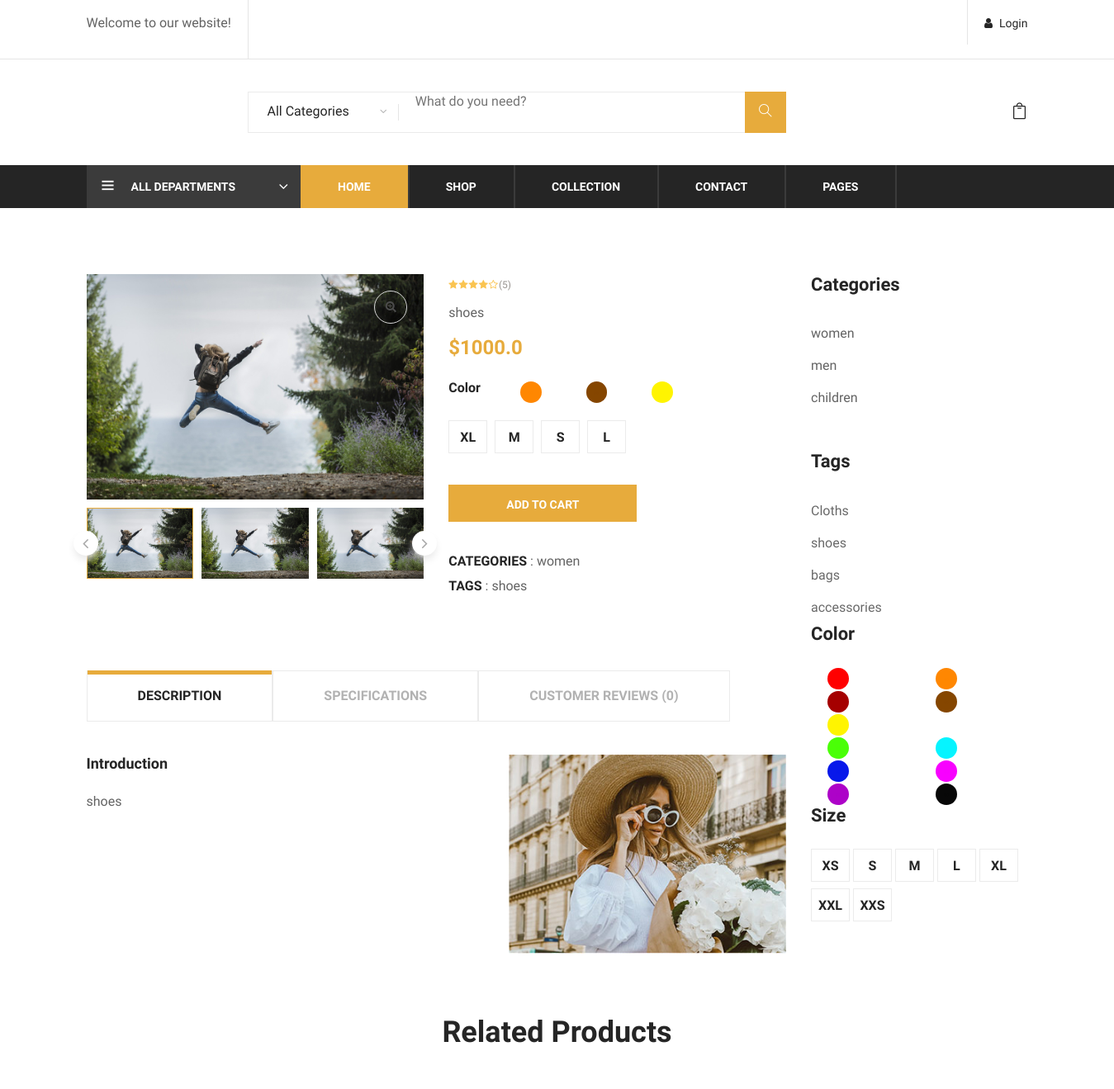
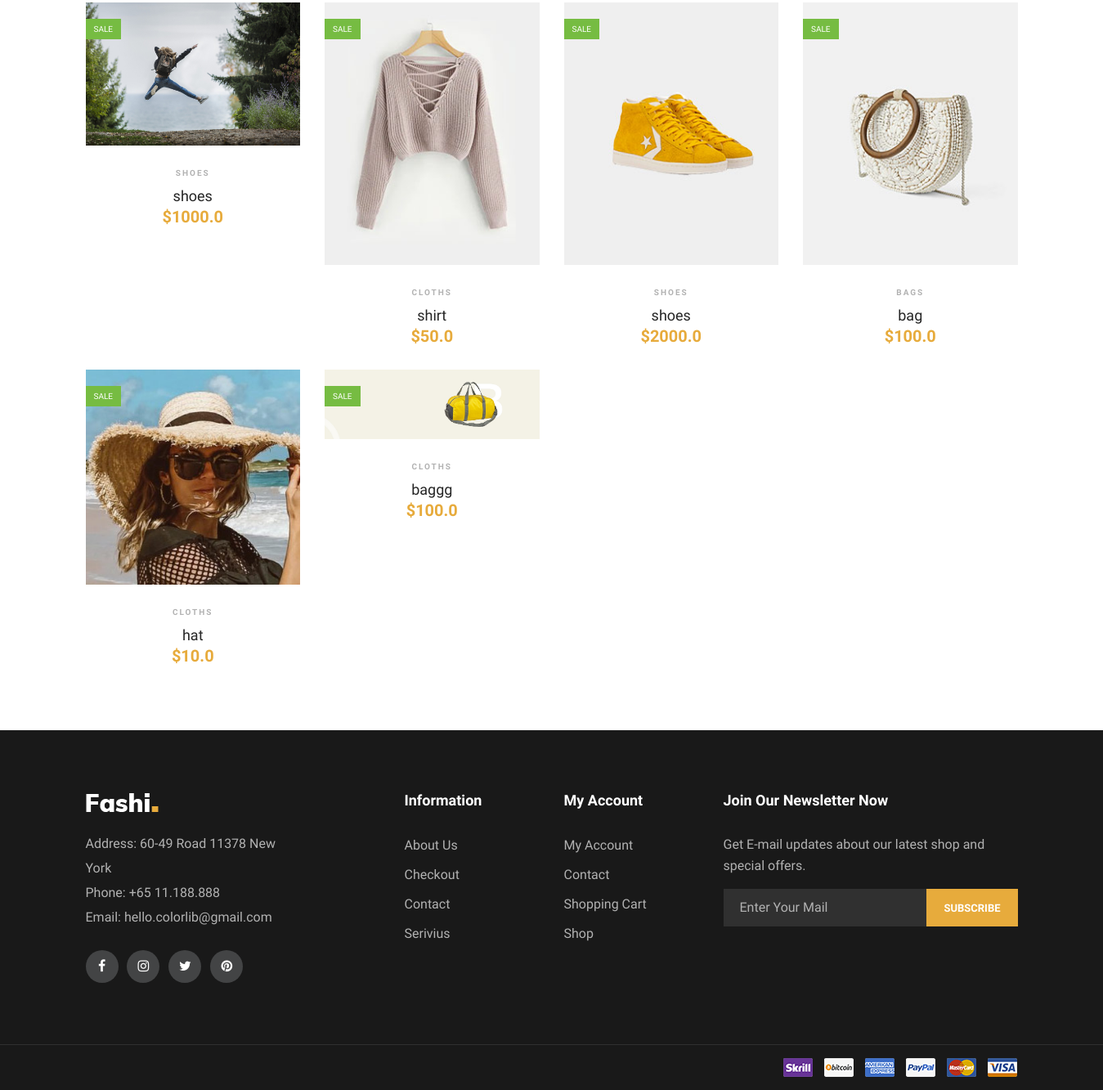
The page /fd2b8478-a4d2-4880-ab66-8c60811c102f/ on the database its author committed (2 pictures, top to bottom).
### products/models.py (models this page shows, shortened)
class Category(models.Model):
    name=models.CharField(max_length=300,null=True)
    image=models.ImageField(upload_to='cat-img/',default='/staticfiles/images/latest-1.jpg',null=True)
    Banner=models.ImageField(upload_to='cat-img/banner/',default='/staticfiles/images/latest-1.jpg',null=True)
    created=models.DateTimeField(auto_now_add=True)
    id=models.UUIDField(default=uuid.uuid4, unique=True, primary_key=True, editable=False)
    def __str__(self):
        return str(self.name)

class Tag(models.Model):
    name=models.CharField(max_length=300,null=True)
    created=models.DateTimeField(auto_now_add=True)
    id=models.UUIDField(default=uuid.uuid4, unique=True, primary_key=True, editable=False)
    def __str__(self):
        return str(self.name)

class Size(models.Model):
    name=models.CharField(max_length=10,null=True)
    created=models.DateTimeField(auto_now_add=True)
    id=models.UUIDField(default=uuid.uuid4 , unique=True, primary_key=True, editable=False)
    def __str__(self):
        return (self.name)

class Product(models.Model):
    owner=models.ForeignKey(Profile,on_delete=models.CASCADE, null=True)
    tag=models.ForeignKey(Tag,null=True,blank=True,on_delete=models.SET_NULL)
    cat=models.ForeignKey(Category,null=True,blank=True,on_delete=models.SET_NULL)
    size=models.ManyToManyField(Size,null=True,blank=True)
    color=models.ManyToManyField(Color,null=True,blank=True)
    name=models.CharField(max_length=300)
    description=models.TextField(null=True,blank=True)
    image=models.ImageField(null=True, blank=True,upload_to='profiles/')
    brand=models.CharField(max_length = 150,null=True,blank=True)
    price=models.FloatField(default=0, null=True, blank=True)
    discount=models.IntegerField(default=0, null=True, blank=True)
    stock=models.IntegerField(default=0, null=True, blank=True)
    vote_total=models.IntegerField(default=0, null=True, blank=True)
    vote_ratio=models.IntegerField(default=0,null=True, blank=True)
    created=models.DateTimeField(auto_now_add=True)
    id=models.UUIDField(default=uuid.uuid4 , unique=True, primary_key=True, editable=False)
    @property
    def imageURL(self):
        try:
            img=self.image.url
        except:
            img=''
        return img

### products/views.py (the view)
# urls.py: path('<str:pk>/',views.getProduct,name='product'),
def getProduct(request,pk):
    page=True
    product=Product.objects.get(id=pk)
    products=Product.objects.all()
    cats=Category.objects.all()
    tags=Tag.objects.all()
    colors=Color.objects.all()
    sizes=Size.objects.all()
    context={'product':product,'cats':cats,'tags':tags,'products':products, 'colors':colors, 'sizes':sizes, 'page':page}
    return render(request,'products/product.html',context)

### products/templates/products/product.html (shortened to what this page needs)
   {% extends 'main.html'%}
   {% block content %}
                <div class="col-lg-9">
                    <div class="row">
                        <div class="col-lg-6">
                            <div class="product-pic-zoom">
                                <img class="product-big-img" src="{{product.imageURL}}" alt="">
                                <div class="zoom-icon">
                                    <i class="fa fa-search-plus"></i>
                                </div>
                            </div>
                            <div class="product-thumbs">
                                <div class="product-thumbs-track ps-slider owl-carousel">
                                    <div class="pt active" data-imgbigurl="img/product-single/product-1.jpg"><img
                                            src="{{product.imageURL}}" alt=""></div>
                                    <div class="pt" data-imgbigurl="img/product-single/product-2.jpg"><img
                                            src="{{product.imageURL}}" alt=""></div>
                                    <div class="pt" data-imgbigurl="img/product-single/product-3.jpg"><img
                                            src="{{product.imageURL}}" alt=""></div>
                                </div>
                            </div>
                        </div>
                        <div class="col-lg-6">
                            <div class="product-details">
                                <div class="pd-rating">
                                    <i class="fa fa-star"></i>
                                    <i class="fa fa-star"></i>
                                    <i class="fa fa-star"></i>
                                    <i class="fa fa-star"></i>
                                    <i class="fa fa-star-o"></i>
                                    <span>(5)</span>
                                </div>
                                <div class="pd-desc">
                                    <p>{{product.description}}</p>
                                    <h4>${{product.price}} </h4>
                                </div>
                                <div class="pd-color">
                                    <h6>Color</h6>
                                    <div class="pd-color-choose">
                                        {% for color in product.color.all %}
                                        <div class="cc-item">
                                            <a href="" style="font-size: 5px;  background-color: {{color.color}};color: {{color.color}};  border-radius:20px; border-color:#504e4d; padding:10px; margin:20px">dd</a>
                                        </div>
                                        {% endfor %}
                                    </div>
                                </div>
                                <div class="pd-size-choose">
                                    {% for size in product.size.all %}
                                    <div class="sc-item">
                                        <label for="{{size.name}}-size">{{size.name}}</label>
                                    </div>
                                    {% endfor %}
                                </div>
                                <div class="quantity">
                                    {% if product.stock > 0 %}
                                    <a href="{% url 'orders' %}?q={{product.id}}" class="primary-btn pd-cart">Add To Cart</a>
                                    {% endif %}
                                </div>
                                <ul class="pd-tags">
                                    <li><span>CATEGORIES</span> : {{product.cat}}</li>
                                    <li><span>TAGS</span> :  {{product.tag}}</li>
                                </ul>
                            </div>
                        </div>
                    </div>
                    <div class="product-tab">
                        <div class="tab-item">
                            <ul class="nav" role="tablist">
                                <li>
                                    <a class="active" data-toggle="tab" href="#tab-1" role="tab">DESCRIPTION</a>
                                </li>
                                <li>
                                    <a data-toggle="tab" href="#tab-2" role="tab">SPECIFICATIONS</a>
                                </li>
                                <li>
                                    <a data-toggle="tab" href="#tab-3" role="tab">Customer Reviews ({{product.review_set.all.count }})</a>
                                </li>
                            </ul>
                        </div>
                        <div class="tab-item-content">
                            <div class="tab-content">
                                <div class="tab-pane fade-in active" id="tab-1" role="tabpanel">
                                    <div class="product-content">
                                        <div class="row">
                                            <div class="col-lg-7">
                                                <h5>Introduction</h5>
                                                <p>{{product.description}} </p>
                                            </div>
                                            <div class="col-lg-5">
                                                <img src="{{product.cat.Banner}}" alt="">
                                            </div>
                                        </div>
                                    </div>
                                </div>
                            </div>
                        </div>
                    </div>
                </div>
            </div>
        </div>
    </section>
       <div class="related-products spad">
        <div class="container">
            <div class="row">
                <div class="col-lg-12">
                    <div class="section-title">
                        <h2>Related Products</h2>
                    </div>
                </div>
            </div>
            <div class="row">
                {% for pt in products %}
                {% if pt.cat.name == product.cat.name or pt.tag.name == product.tag.name %}
                <div class="col-lg-3 col-sm-6">
                    <div class="product-item">
                        <div class="pi-pic">
                            <img src="{{pt.imageURL}}" alt="">
                            <div class="sale">Sale</div>
                        </div>
                        <div class="pi-text">
                            <div class="catagory-name">{{pt.tag}}</div>
                            <a href="#">
                                <h5>{{pt.name}} </h5>
                            </a>
                            <div class="product-price">
                                ${{pt.price}}
                            </div>
                        </div>
                    </div>
                </div>
                {% endif %}
               {% endfor %}
            </div>
        </div>
    </div>
    {% endblock %}

### templates/filter.html (shortened to what this page needs)
{% load static %}
<section class="product-shop spad page-details">
            <div class="container">
<div class="row">
<div class="col-lg-3 col-md-6 col-sm-8 order-2 order-lg-1 produts-sidebar-filter">
    <div class="filter-widget">
        <h4 class="fw-title">Categories</h4>
        <ul class="filter-catagories">
            {% for cat in cats %}
            <li><a href="{% url 'shop' %}?q=cat,{{cat.id}}">{{cat.name}}</a></li>
            {% endfor %}
        </ul>
    </div>
    <div class="filter-widget">
        <h4 class="fw-title">Tags</h4>
        <div class="fw-brand-check">
            <ul class="filter-catagories">
            {% for tag in tags %}
 <li><a href="{% url 'shop' %}?q=tag,{{tag.id}}" style="color: dimgrey;">{{tag.name}}</a>
 </li>
            {% endfor%}
        </ul>
    </div>
    <div class="filter-widget">
        <h4 class="fw-title">Color</h4>
        <div class="fw-color-choose">
            {% for color in colors %}
            <div class="cs-item">
                <a href="{% url 'shop' %}?q=color,{{color.id}}" style="font-size: 5px;  background-color: {{color.color}};color: {{color.color}};  border-radius:20px; border-color:#504e4d; padding:10px; margin:20px">dd</a>
            </div>
            {% endfor %}
        </div>
    </div>
    <div class="filter-widget">
        <h4 class="fw-title">Size</h4>
        <div class="fw-size-choose">
            {% for size in sizes %}
            <a href="{% url 'shop' %}?q=size,{{size.id}}">
            <div class="sc-item">
                <label for="{{size.name}}-size">{{size.name}}</label>
            </div>
        </a>
            {% endfor %}
        </div>
    </div>
</div>
</div>

### rows shown on the page
Category: name "women"
Category: name "men"
Category: name "children"
Tag: name "Cloths"
Tag: name "shoes"
Tag: name "bags"
Tag: name "accessories"
Size: name "XS"
Size: name "S"
Size: name "M"
Size: name "L"
Size: name "XL"
Size: name "XXL"
Size: name "XXS"
Product: imageURL (picture), description "shoes", price "1000.0", cat "women", tag "shoes", review_set.all.count "0", cat.Banner (picture), tag "SHOES", name "shoes"
Product: imageURL (picture), tag "CLOTHS", name "shirt", price "50.0"
Product: imageURL (picture), tag "SHOES", name "shoes", price "2000.0"
Product: imageURL (picture), tag "BAGS", name "bag", price "100.0"
Product: imageURL (picture), tag "CLOTHS", name "hat", price "10.0"
Product: imageURL (picture), tag "CLOTHS", name "baggg", price "100.0"
